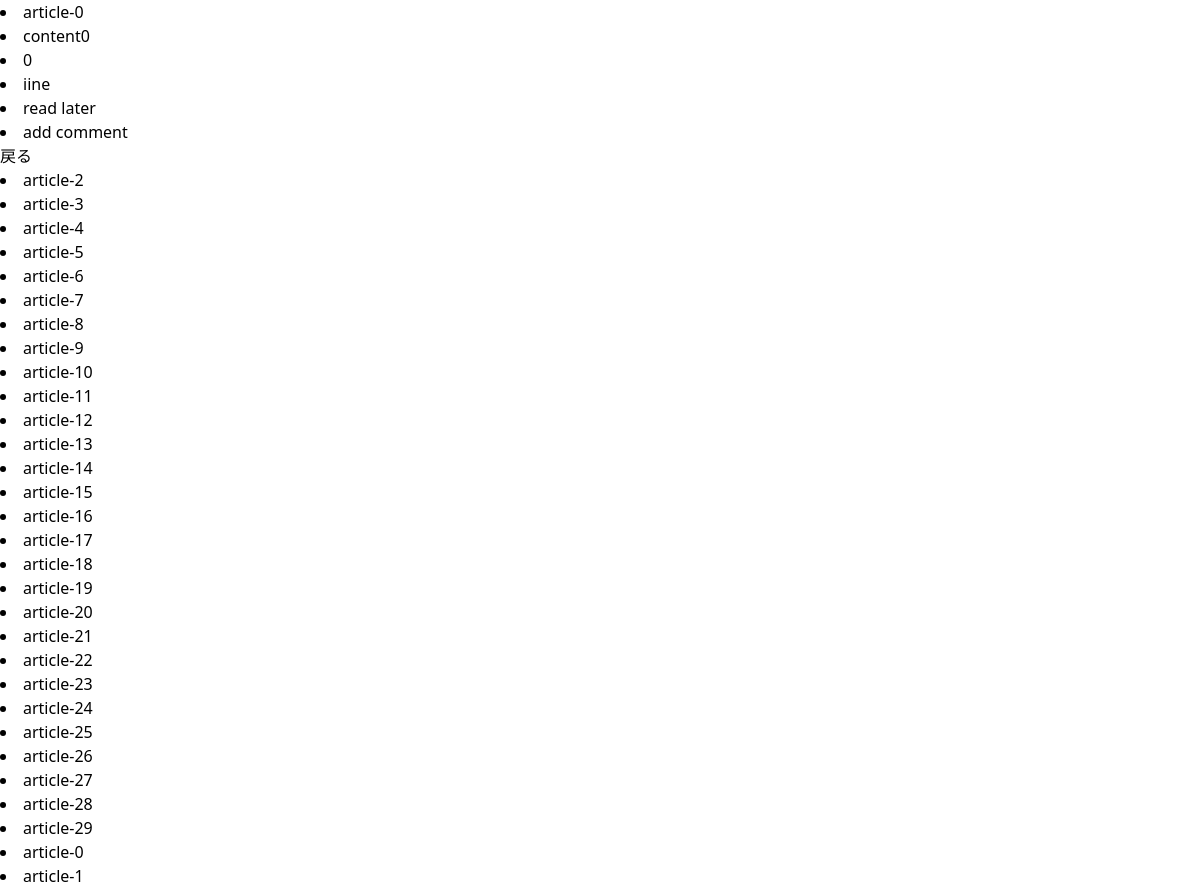
The app's page /detail/66 (signed in), older data.
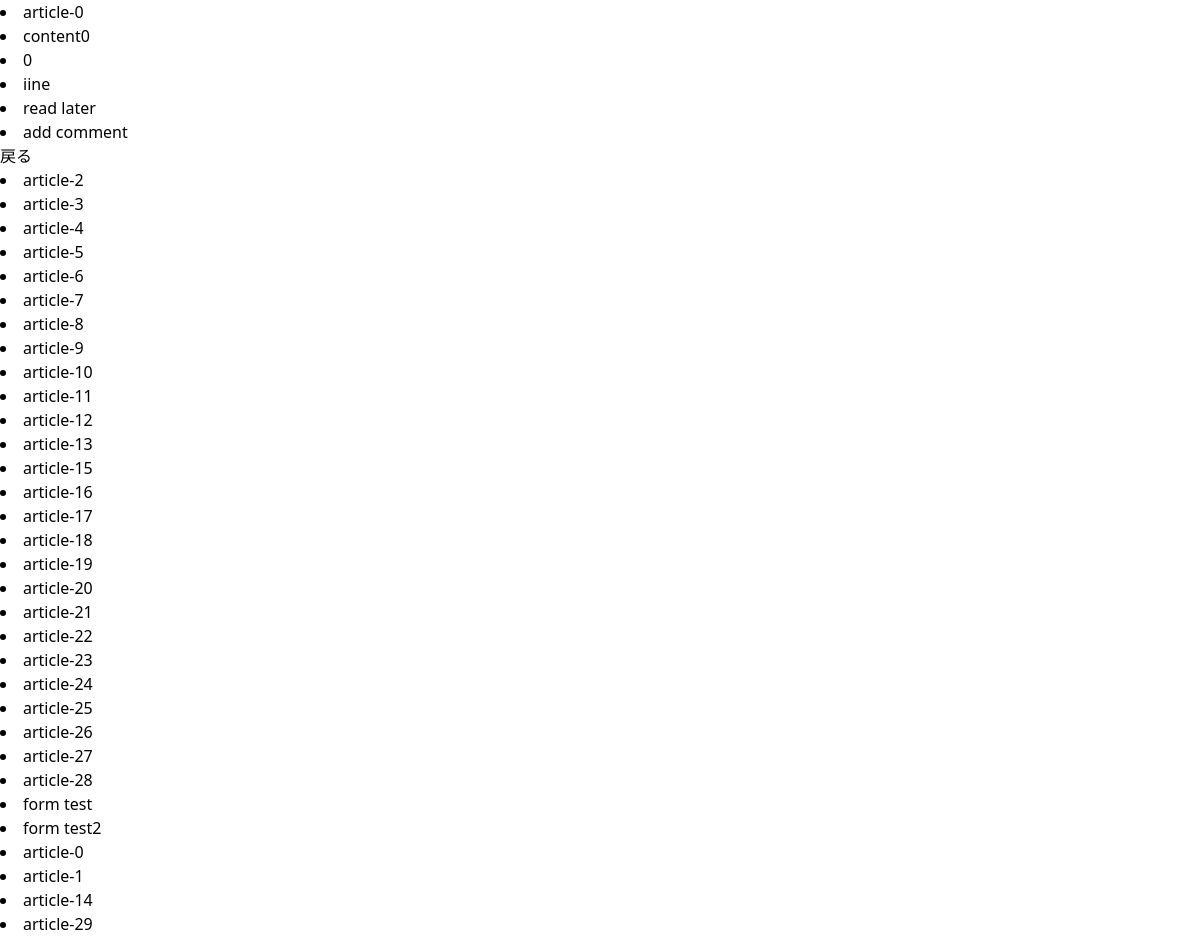
The same page, newer data.
### blog/models.py (models this page shows, shortened)
class Article(models.Model):
    title = models.CharField(
        max_length=50, verbose_name='記事のタイトル', unique=True)
    content = models.CharField(max_length=3000, verbose_name='記事内容')
    picture = models.ImageField(null=True, blank=True, default='article_thumbnail/default.JPG',
                                upload_to='article_thumbnail', verbose_name='記事のサムネ')
    user = models.ForeignKey(
        get_user_model(), on_delete=models.CASCADE, verbose_name='編集者情報', related_name='create_user')
    PUBLIC_SETTINGS_CHOICES = (
        (False, '非公開'),
        (True, '公開中')
    )
    is_public = models.BooleanField(
        default=False, choices=PUBLIC_SETTINGS_CHOICES, verbose_name='公開設定')
    public_date = models.DateField(verbose_name='公開日')
    category = models.ForeignKey(Category, on_delete=models.CASCADE, verbose_name='カテゴリー', null=True, blank=True)
    good_user = models.ManyToManyField(get_user_model(), blank=True, verbose_name='高評価ユーザー', related_name='good_user')
    good_count = models.IntegerField(default=0, verbose_name='いいねの数')
    read_later_user = models.ManyToManyField(get_user_model(), blank=True, verbose_name='後で読むユーザー',
                                             related_name='later_user')
    browsing_user = models.ManyToManyField(get_user_model(), blank=True, related_name='browsing_user',
                                           verbose_name='閲覧したユーザー')
    class Meta:
        verbose_name_plural = '記事'

### blog/views.py (the view)
# urls.py: path('detail/<int:pk>', views.ArticleDetail.as_view(), name='detail_article'),
class ArticleDetail(DetailView):
    template_name = 'blog/detail.html'
    model = models.Article
    def write_browsing_history(self, reading_article):
        user = self.request.user
        if user not in reading_article.browsing_user.all():
            reading_article.browsing_user.add(user)
    def get_recommended_article_list(self):
        recommended_article_list = []
        articles = models.Article.objects.filter(is_public=True).order_by('-good_count', '-public_date')
        for article in articles:
            if self.request.user in article.read_later_user.all():
                recommended_article_list.append(article)
        for article in articles:
            if self.request.user not in article.browsing_user.all() and article not in recommended_article_list:
                recommended_article_list.append(article)
        for article in articles:
            if self.request.user in article.browsing_user.all() and article not in recommended_article_list:
                recommended_article_list.append(article)
        return recommended_article_list
    def get_context_data(self, **kwargs):
        context = super(ArticleDetail, self).get_context_data(**kwargs)
        article = get_object_or_404(models.Article, id=self.kwargs['pk'], is_public=True)
        self.write_browsing_history(article)
        context.update({
            'comments': models.Comment.objects.filter(article=article),
            'good_cnt': article.good_count,
            'recommend_article_list': self.get_recommended_article_list(),
        })
        return context
    def get_queryset(self):
        return models.Article.objects.filter(is_public=True)

### blog/templates/blog/detail.html (shortened to what this page needs)
<!DOCTYPE html>
<html lang="en">
<head>
    <script src="https://cdn.tailwindcss.com"></script>
</head>
<body>
<li>
    {{ article.title }}
</li>
<li>
    {{ article.content }}
</li>
<li>{{ good_cnt }}</li>
<li><a href="{% url 'do_good' article.pk %}">iine</a></li>
<li><a href="{% url 'read_later' article.pk %}">read later</a></li>
<li><a href="{% url 'create_comment' article.pk %}">add comment</a></li>
<a href="{% url 'index' %}">戻る</a>
{% for article in recommend_article_list %}
<li>{{ article.title }}</li>
{% endfor %}
</body>
</html>

Row changes from the older to the newer data that the page shows:
added Article: title "form test"
added Article: title "form test2"
shown differently, row unchanged: Article "article-14": moves down the list
shown differently, row unchanged: Article "article-29": moves down the list
